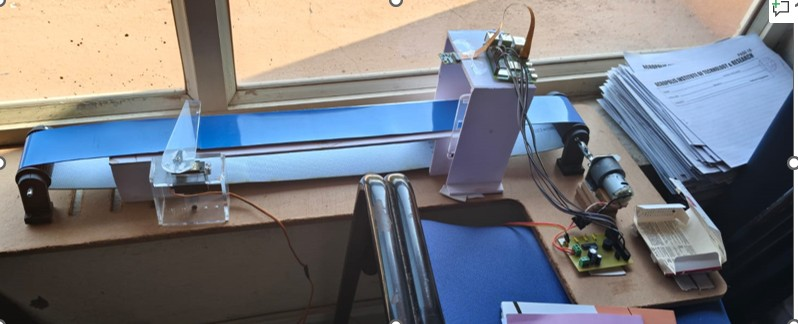
#> input picture media/machine-overview.jpg, 798 x 324 px
$ python -i vision.py   (imports and definitions only)
#> lines starting #> are read from the running program, lines starting #| are printed output that depends on the picture; after the words box and inside, x2 and y2 are one past the last pixel; in counts of white or black regions, pixels touching at a corner belong together
"""Colour and shape detection with OpenCV. No hardware imports, so it can be tested anywhere."""
import math
from dataclasses import dataclass
from typing import Optional, Tuple

import cv2
import numpy as np

import config


@dataclass
class Detection:
    colour: str                       # "red", "green", ... or "unknown"
    shape: str                        # "circle", "square", "rectangle", "triangle", "other"
    area: float
    bbox: Tuple[int, int, int, int]   # x, y, w, h in full-frame pixels


def _crop(frame):
    if config.ROI is None:
        return frame, (0, 0)
    x, y, w, h = config.ROI
    return frame[y:y + h, x:x + w], (x, y)


def object_mask(hsv):
    """Everything that is not belt-coloured, cleaned with morphology."""
    belt = cv2.inRange(hsv, np.array(config.BELT_HSV_LOW), np.array(config.BELT_HSV_HIGH))
    mask = cv2.bitwise_not(belt)
    kernel = cv2.getStructuringElement(cv2.MORPH_ELLIPSE, (5, 5))
    mask = cv2.morphologyEx(mask, cv2.MORPH_OPEN, kernel)
    mask = cv2.morphologyEx(mask, cv2.MORPH_CLOSE, kernel)
    return mask


def classify_colour(hsv, mask) -> str:
    """Pick the colour range that covers most of the object's pixels."""
    total = int(cv2.countNonZero(mask))
    if total == 0:
        return "unknown"
    best_name, best_count = "unknown", 0
    for name, ranges in config.COLOUR_RANGES.items():
        count = 0
        for low, high in ranges:
            hit = cv2.inRange(hsv, np.array(low), np.array(high))
            count += int(cv2.countNonZero(cv2.bitwise_and(hit, mask)))
        if count > best_count:
            best_name, best_count = name, count
    if best_count / total < config.MIN_COLOUR_FRACTION:
        return "unknown"
    return best_name


def classify_shape(contour) -> str:
    area = cv2.contourArea(contour)
    perimeter = cv2.arcLength(contour, True)
    if perimeter == 0 or area == 0:
        return "other"
    circularity = 4 * math.pi * area / (perimeter * perimeter)
    if circularity > 0.85:
        return "circle"
    approx = cv2.approxPolyDP(contour, 0.04 * perimeter, True)
    sides = len(approx)
    if sides == 3:
        return "triangle"
    if sides == 4:
        (_, _), (w, h), _ = cv2.minAreaRect(contour)
        ratio = max(w, h) / max(1.0, min(w, h))
        return "square" if ratio < 1.2 else "rectangle"
    return "other"


def find_object(frame_bgr) -> Optional[Detection]:
    """Return the largest object in the detection zone, or None."""
    roi, (ox, oy) = _crop(frame_bgr)
    blurred = cv2.GaussianBlur(roi, (5, 5), 0)
    hsv = cv2.cvtColor(blurred, cv2.COLOR_BGR2HSV)
    mask = object_mask(hsv)

    contours, _ = cv2.findContours(mask, cv2.RETR_EXTERNAL, cv2.CHAIN_APPROX_SIMPLE)
    contours = [c for c in contours if cv2.contourArea(c) >= config.MIN_AREA]
    if not contours:
        return None
    contour = max(contours, key=cv2.contourArea)

    filled = np.zeros(mask.shape, np.uint8)
    cv2.drawContours(filled, [contour], -1, 255, thickness=cv2.FILLED)
    colour = classify_colour(hsv, filled)
    shape = classify_shape(contour)
    x, y, w, h = cv2.boundingRect(contour)
    return Detection(colour, shape, float(cv2.contourArea(contour)), (x + ox, y + oy, w, h))

>>> import cv2
>>> picture = cv2.imread('../media/machine-overview.jpg')
#> picture is the input picture: shape (324, 798, 3); mean B, G, R 127.9, 121.8, 119.8
>>> result = find_object(picture)
#> in find_object, `roi, (ox, oy) = _crop(frame_bgr)`: ox = 0
#> in find_object, `hsv = cv2.cvtColor(blurred, cv2.COLOR_BGR2HSV)`: hsv: shape (324, 798, 3); mean H, S, V 59.7, 71.3, 145.3
#> in object_mask, `belt = cv2.inRange(hsv, np.array(config.BELT_HSV_LOW), np.array(config..`:
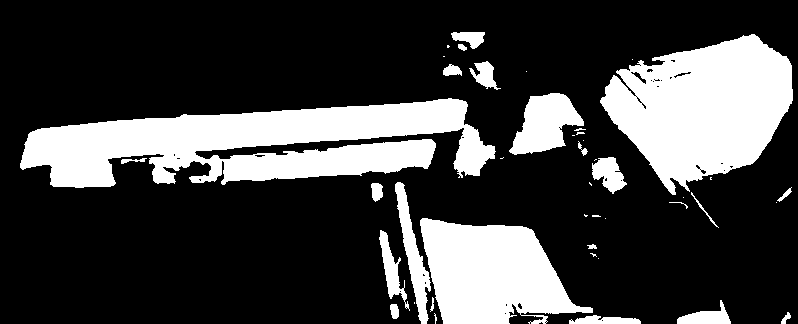
#> belt: shape (324, 798); 25.4% white; 44 white regions (21 under 20 px), largest, box (x1, y1, x2, y2) and area: (20, 98, 496, 188) 25364, (600, 34, 793, 195) 19476, (420, 218, 593, 324) 11954
#> in object_mask, `mask = cv2.morphologyEx(mask, cv2.MORPH_OPEN, kernel)`:
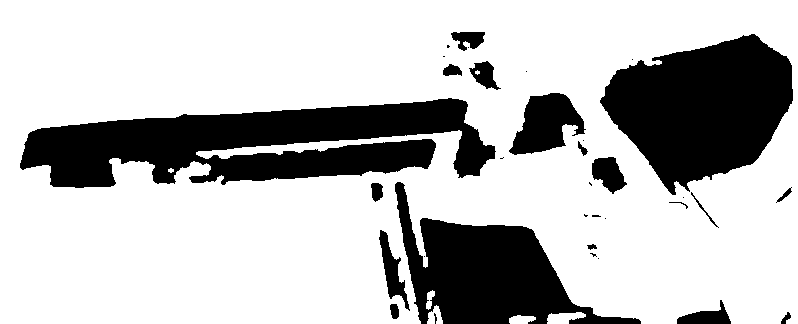
#> mask: shape (324, 798); 74.1% white; 34 black regions (16 under 20 px), largest, box (x1, y1, x2, y2) and area: (20, 98, 496, 188) 25732, (600, 34, 793, 195) 19786, (395, 182, 641, 324) 14482
#> in object_mask, `mask = cv2.morphologyEx(mask, cv2.MORPH_CLOSE, kernel)`:
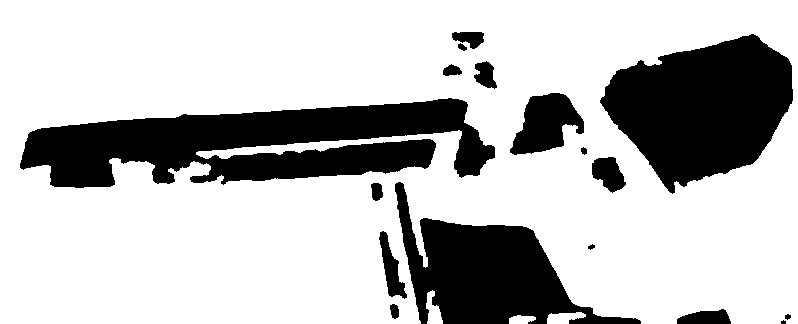
#> mask: shape (324, 798); 74.4% white; 17 black regions (1 under 20 px)
#> in find_object, `contours, _ = cv2.findContours(mask, cv2.RETR_EXTERNAL, cv2.CHAIN_APPR..`: contours = 4 contours; box (x1, y1, x2, y2) and area: (0, 0, 798, 324) 241350, (426, 290, 443, 324) 290, (547, 312, 586, 324) 282, (509, 315, 536, 324) 158
#> in find_object, `contours = [c for c in contours if cv2.contourArea(c) >= config.MIN_AR..`: contours = 1 contour; box (x1, y1, x2, y2) and area: (0, 0, 798, 324) 241350
#> in find_object, `contour = max(contours, key=cv2.contourArea)`: contour = contour of 286 points, box (x1, y1, x2, y2) (0, 0, 798, 324), area 241350
#> in find_object, `cv2.drawContours(filled, [contour], -1, 255, thickness=cv2.FILLED)`:
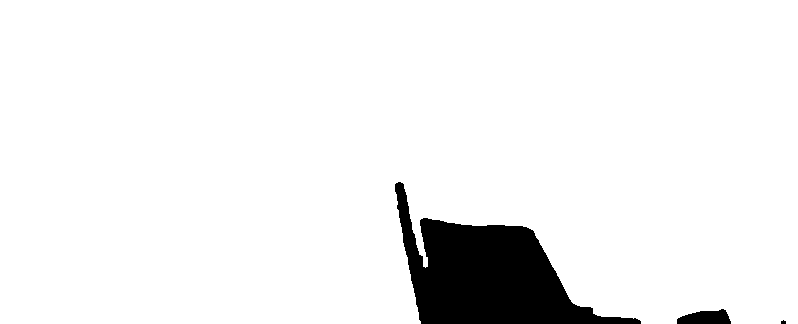
#> filled: shape (324, 798); 93.8% white; 3 black regions (1 under 20 px), largest, box (x1, y1, x2, y2) and area: (395, 182, 641, 324) 15295, (677, 309, 731, 324) 600
#> in classify_colour, `total = int(cv2.countNonZero(mask))`: total = 242641
#> after the loop in classify_colour, `for name, ranges in config.COLOUR_RANGES.items():`:
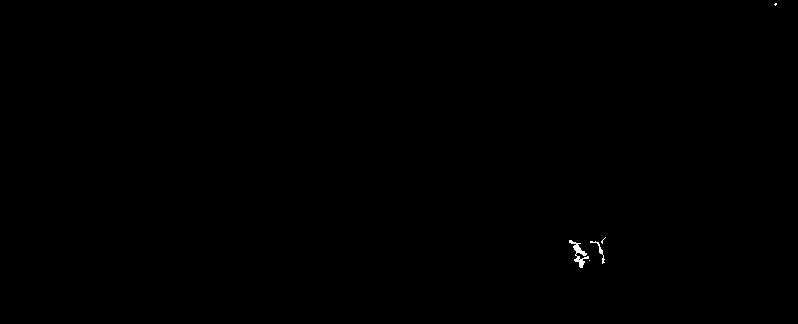
#> hit: shape (324, 798); 0.1% white; 5 white regions (3 under 20 px), largest, box (x1, y1, x2, y2) and area: (569, 240, 589, 268) 180, (590, 241, 605, 264) 59
#> after the loop in classify_colour, `for name, ranges in config.COLOUR_RANGES.items():`: best_count = 2198; best_name = 'orange'
#> in find_object, `colour = classify_colour(hsv, filled)`: colour = 'unknown'
#> in classify_shape, `area = cv2.contourArea(contour)`: area = 241349.5
#> in classify_shape, `perimeter = cv2.arcLength(contour, True)`: perimeter = 2645.2
#> in classify_shape, `circularity = 4 * math.pi * area / (perimeter * perimeter)`: circularity = 0.433
#> in classify_shape, `approx = cv2.approxPolyDP(contour, 0.04 * perimeter, True)`: approx = [[0, 0], [0, 323], [420, 323], [398, 181], [797, 323], [797, 0]]
#> in classify_shape, `sides = len(approx)`: sides = 6
#> in find_object, `shape = classify_shape(contour)`: shape = 'other'
#> in find_object, `x, y, w, h = cv2.boundingRect(contour)`: x = 0; w = 798; h = 324
